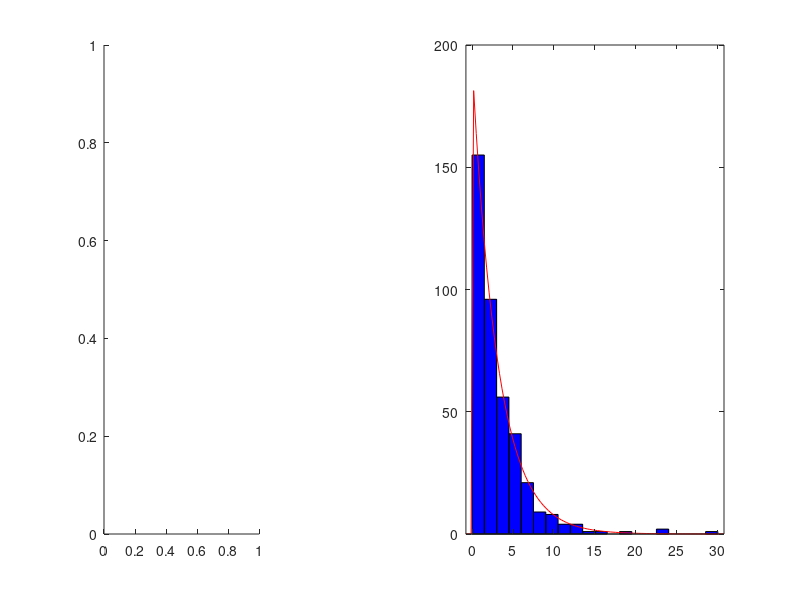

MATLAB code to generate this figure: (Note: this script raises an error after producing the figure.)
%% Chapter 6: Some Statistics in MATLAB

%% 6.1 Probability Density Function (PDF) 
%PDF can be used to plot the density functions. 
x = linspace(-10,10,1000);
y1 = normpdf(x,0,1);  
y2 = normpdf(x, 0, 3); 
y3 = normpdf(x, 4,1); 

subplot(1,2,1)
plot(x,y1,'b')
hold on
plot(x,y2,'r') 
hold off
legend('N(0,1)', 'N(0,3)')

subplot(1,2,2) 
plot(x,y1, 'b') 
hold on 
plot(x,y3, 'r') 
hold off
legend('N(0,1)', 'N(4,1)')


%% For discretre random variables, PDF also can be used to calculate probabilities
%Ex. Toss a fair coin 10 times. What is the probability of getting 3 heads?
nchoosek(10,3)*(0.5^3)*(0.5^7) 
binopdf(3, 10, 0.5)

%help stats to see all density functions
%Generical structure of the pdf functions is: Distribution name and then pdf 


%% 6.2.1 Cumulative Distribution Function (CDF)- Solution
%Computation in MATLAB 

% P(X <= 1.1), X is standard normal. 
normcdf(1.1, 0, 1)
normcdf(1.1)
%Don't have to standardize [ P(X <= 6.4), X was N(2,4) ]
normcdf(6.4, 2, 4)

%Computation with table
% http://z-scoretable.com/ 

% Computation with Casio calculator 
% https://www.manualslib.com/manual/221260/Casio-Fx-9750gii.html?page=180#manual 
%Notice, parameters in different order than in MATLAB. 

%% Ex. Toss a fair coin 10 times. What is the probability of getting 0,1,2 or 3 heads?
a0 = nchoosek(10,0)*(0.5^0)*(0.5^10);
a1 = nchoosek(10,1)*(0.5^1)*(0.5^9);
a2 = nchoosek(10,2)*(0.5^2)*(0.5^8); 
a3 = nchoosek(10,3)*(0.5^3)*(0.5^7); 

probability = a0 + a1 + a2 + a3 

binocdf(3, 10, 0.5) % Much faster
 
% help stats 

%% 6.3.1 Quantile - Example 
%Find upper 0.025 quantile of N(0,1) 
norminv(1-0.025, 0, 1)
%0.025 to the right --> 0.975 to the left. Double check: 
normcdf(1.96, 0, 1)

%help stats to see a complete list 
% Generical structure is: distribution name and then inv

% For other (discrete distributions) such as poisson distribution, read documentation
% of what it does. 
doc poissoninv

%% 6.4 (Pseudo)Random numbers
% "Pseudorandom numbers are generated by deterministic algorithms.
% They are "random" in the sense that, on average, they pass statistical tests 
% regarding their distribution and correlation. They differ from true random numbers
% in that they are generated by an algorithm, rather than a truly random
% process." 
% % % Source: https://se.mathworks.com/help/stats/generating-random-data.html

% For practical purposes, we view the generated numbers as completly random. 

rand %Uniformly distributed random number in the interval (0,1) 
rand(3)  

normrnd(10,2,3,5)   
randn(2,5) %Standard normal
binornd(10,0.7, 2,3)  

%help stats
%% 6.5  Fitting a Distribution to Data - Histfit, Probplot
x = exprnd(3, 400,1);
%Assume that we don't know from which distribution the observations come form.  
%Now we will use graphical techniques to find a suitable distribution for the data

%hist and histfit
hist(x)
histfit(x)
histfit(x, 20, 'exponential')


%Another graphical technique matches the quantiles of sample data 
%to the quantiles of a given probability distribution. It is often called
%probability plot or QQ-plot. 

subplot(1,3,1) 
probplot('normal', x) 
subplot(1,3,2) 
normplot(x)
subplot(1,3,3) 
probplot(x) 
probplot('exponential', x) 


% doc histfit 
% doc probplot

%% 6.5.1 Parameter Estimation - Fitdist
fitdist(x, 'exponential')

% doc fitdist

%% 6.6 Correlation Coefficient

%(Pearson) Correlation Coefficient 
% Measures direction (Positive/Negative) and strength (Strong/Weak),of the Linear 
% Relationship between two random variables, lies between [-1,1]. 
% Correlation of a random variable with itself is 1.

%Simulate 100 observations of two random variables from a MVN distribution.

%Resulting in a 100 x 2 matrix (each row is a observation of the random variables). 
rho = -0.99
X = mvnrnd([0 0], [1 rho;rho 1], 100);  

% Don't focus on the MVN, pretend that the data comes from some experiment
% and we shall now try to do some educated guesses. 

plot(X(:,1),X(:,2),'.') %Positive/negative, strong/weak? 

corrcoef(X) %Correlation coefficient matrix 
%columns represent random variables,rows represent observations of the random variable.

% possible to obtain confidence intervals aswell
% doc corrcoef